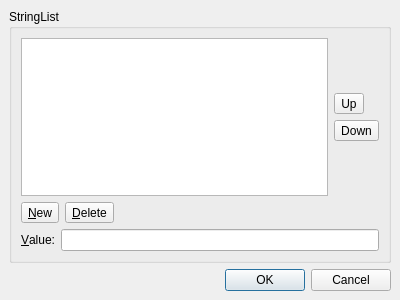
<ui version="4.0" >
 <comment>*********************************************************************
**
** Copyright (C) 2015 The Qt Company Ltd.
** Contact: http://www.qt.io/licensing/
**
** This file is part of the Qt Designer of the Qt Toolkit.
**
** $QT_BEGIN_LICENSE:LGPL$
** Commercial License Usage
** Licensees holding valid commercial Qt licenses may use this file in
** accordance with the commercial license agreement provided with the
** Software or, alternatively, in accordance with the terms contained in
** a written agreement between you and The Qt Company. For licensing terms
** and conditions see http://www.qt.io/terms-conditions. For further
** information use the contact form at http://www.qt.io/contact-us.
**
** GNU Lesser General Public License Usage
** Alternatively, this file may be used under the terms of the GNU Lesser
** General Public License version 2.1 or version 3 as published by the Free
** Software Foundation and appearing in the file LICENSE.LGPLv21 and
** LICENSE.LGPLv3 included in the packaging of this file. Please review the
** following information to ensure the GNU Lesser General Public License
** requirements will be met: https://www.gnu.org/licenses/lgpl.html and
** http://www.gnu.org/licenses/old-licenses/lgpl-2.1.html.
**
** As a special exception, The Qt Company gives you certain additional
** rights. These rights are described in The Qt Company LGPL Exception
** version 1.1, included in the file LGPL_EXCEPTION.txt in this package.
**
** GNU General Public License Usage
** Alternatively, this file may be used under the terms of the GNU
** General Public License version 3.0 as published by the Free Software
** Foundation and appearing in the file LICENSE.GPL included in the
** packaging of this file.  Please review the following information to
** ensure the GNU General Public License version 3.0 requirements will be
** met: http://www.gnu.org/copyleft/gpl.html.
**
** $QT_END_LICENSE$
**
*********************************************************************</comment>
 <class>qdesigner_internal::Dialog</class>
 <widget class="QDialog" name="qdesigner_internal::Dialog" >
  <property name="geometry" >
   <rect>
    <x>0</x>
    <y>0</y>
    <width>400</width>
    <height>300</height>
   </rect>
  </property>
  <property name="windowTitle" >
   <string>Dialog</string>
  </property>
  <layout class="QVBoxLayout" >
   <property name="margin" >
    <number>9</number>
   </property>
   <property name="spacing" >
    <number>6</number>
   </property>
   <item>
    <widget class="QGroupBox" name="groupBox" >
     <property name="title" >
      <string>StringList</string>
     </property>
     <layout class="QGridLayout" >
      <property name="margin" >
       <number>9</number>
      </property>
      <property name="spacing" >
       <number>6</number>
      </property>
      <item row="1" column="0" colspan="2" >
       <layout class="QVBoxLayout" >
        <property name="margin" >
         <number>0</number>
        </property>
        <property name="spacing" >
         <number>6</number>
        </property>
        <item>
         <layout class="QHBoxLayout" >
          <property name="margin" >
           <number>0</number>
          </property>
          <property name="spacing" >
           <number>6</number>
          </property>
          <item>
           <widget class="QToolButton" name="newButton" >
            <property name="toolTip" >
             <string>New String</string>
            </property>
            <property name="text" >
             <string>&amp;New</string>
            </property>
            <property name="toolButtonStyle" >
             <enum>Qt::ToolButtonTextBesideIcon</enum>
            </property>
           </widget>
          </item>
          <item>
           <widget class="QToolButton" name="deleteButton" >
            <property name="toolTip" >
             <string>Delete String</string>
            </property>
            <property name="text" >
             <string>&amp;Delete</string>
            </property>
            <property name="toolButtonStyle" >
             <enum>Qt::ToolButtonTextBesideIcon</enum>
            </property>
           </widget>
          </item>
          <item>
           <spacer>
            <property name="orientation" >
             <enum>Qt::Horizontal</enum>
            </property>
            <property name="sizeHint" >
             <size>
              <width>40</width>
              <height>20</height>
             </size>
            </property>
           </spacer>
          </item>
         </layout>
        </item>
        <item>
         <layout class="QHBoxLayout" >
          <property name="margin" >
           <number>0</number>
          </property>
          <property name="spacing" >
           <number>6</number>
          </property>
          <item>
           <widget class="QLabel" name="label" >
            <property name="text" >
             <string>&amp;Value:</string>
            </property>
            <property name="buddy" >
             <cstring>valueEdit</cstring>
            </property>
           </widget>
          </item>
          <item>
           <widget class="QLineEdit" name="valueEdit" />
          </item>
         </layout>
        </item>
       </layout>
      </item>
      <item row="0" column="1" >
       <layout class="QVBoxLayout" >
        <property name="margin" >
         <number>0</number>
        </property>
        <property name="spacing" >
         <number>6</number>
        </property>
        <item>
         <spacer>
          <property name="orientation" >
           <enum>Qt::Vertical</enum>
          </property>
          <property name="sizeHint" >
           <size>
            <width>20</width>
            <height>40</height>
           </size>
          </property>
         </spacer>
        </item>
        <item>
         <widget class="QToolButton" name="upButton" >
          <property name="toolTip" >
           <string>Move String Up</string>
          </property>
          <property name="text" >
           <string>Up</string>
          </property>
         </widget>
        </item>
        <item>
         <widget class="QToolButton" name="downButton" >
          <property name="toolTip" >
           <string>Move String Down</string>
          </property>
          <property name="text" >
           <string>Down</string>
          </property>
         </widget>
        </item>
        <item>
         <spacer>
          <property name="orientation" >
           <enum>Qt::Vertical</enum>
          </property>
          <property name="sizeHint" >
           <size>
            <width>20</width>
            <height>40</height>
           </size>
          </property>
         </spacer>
        </item>
       </layout>
      </item>
      <item row="0" column="0" >
       <widget class="QListView" name="listView" />
      </item>
     </layout>
    </widget>
   </item>
   <item>
    <widget class="QDialogButtonBox" name="buttonBox" >
     <property name="orientation" >
      <enum>Qt::Horizontal</enum>
     </property>
     <property name="standardButtons" >
      <set>QDialogButtonBox::Cancel|QDialogButtonBox::NoButton|QDialogButtonBox::Ok</set>
     </property>
    </widget>
   </item>
  </layout>
 </widget>
 <resources/>
 <connections>
  <connection>
   <sender>buttonBox</sender>
   <signal>accepted()</signal>
   <receiver>qdesigner_internal::Dialog</receiver>
   <slot>accept()</slot>
   <hints>
    <hint type="sourcelabel" >
     <x>258</x>
     <y>283</y>
    </hint>
    <hint type="destinationlabel" >
     <x>138</x>
     <y>294</y>
    </hint>
   </hints>
  </connection>
  <connection>
   <sender>buttonBox</sender>
   <signal>rejected()</signal>
   <receiver>qdesigner_internal::Dialog</receiver>
   <slot>reject()</slot>
   <hints>
    <hint type="sourcelabel" >
     <x>350</x>
     <y>284</y>
    </hint>
    <hint type="destinationlabel" >
     <x>369</x>
     <y>295</y>
    </hint>
   </hints>
  </connection>
 </connections>
</ui>
